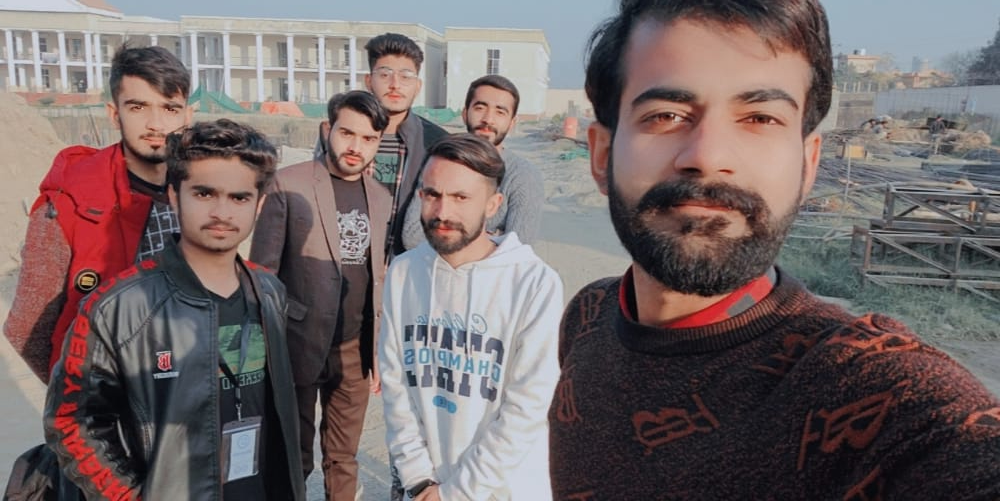
#> input picture 3_OpenCV/Resources/detect2.jpg, 1000 x 501 px, found by its file name
$ python 22_Face_Dectaction_Image.py
#> lines starting #> are read from the running program, lines starting #| are printed output that depends on the picture; after the words box and inside, x2 and y2 are one past the last pixel; in counts of white or black regions, pixels touching at a corner belong together

import cv2 as cv
import numpy as np

# Create Cascade
face_cascade= cv.CascadeClassifier('Resources\haarcascade_frontalface_default.xml')

img= cv.imread("Resources\detect2.jpg")
#> img is the input picture: shape (501, 1000, 3); mean B, G, R 103.5, 103.2, 115.9
# img= cv.resize(img, (600,600))
gray_img= cv.cvtColor(img, cv.COLOR_BGR2GRAY)
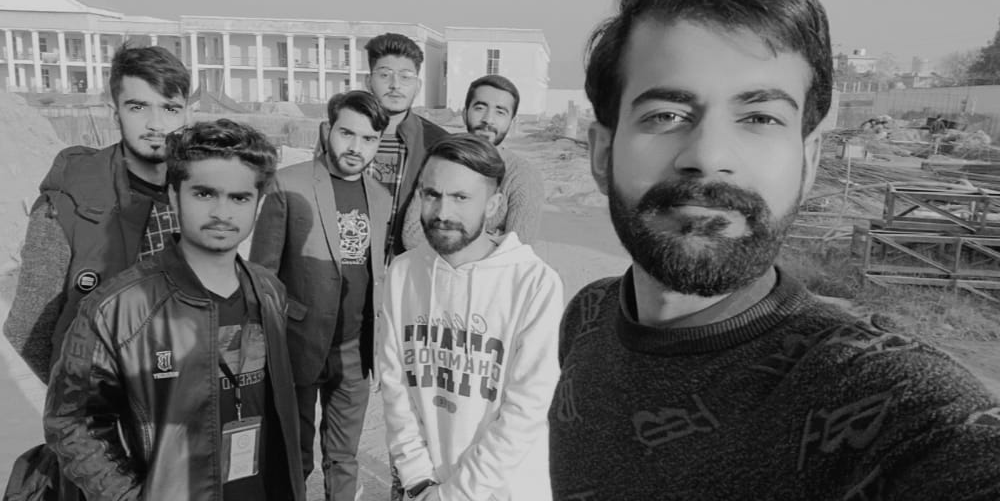
#> gray_img: shape (501, 1000); min 0, max 219, mean 107
# print(img.shape)

faces= face_cascade.detectMultiScale(gray_img, 1.1, 4)
#> faces = [[337, 368, 31, 31], [368, 54, 55, 55], [324, 112, 61, 61], [112, 81, 68, 68], [460, 86, 60, 60], [823, 51, 71, 71], [401, 163, 87, 87], [169, 155, 106, 106], [582, 20, 248, 248]]

# Draw rectangle
for (x, y, w, h) in faces:
    cv.rectangle(img, (x,y),(x+w, y+h),(255,0,0), 2)
#> this loop made 9 passes
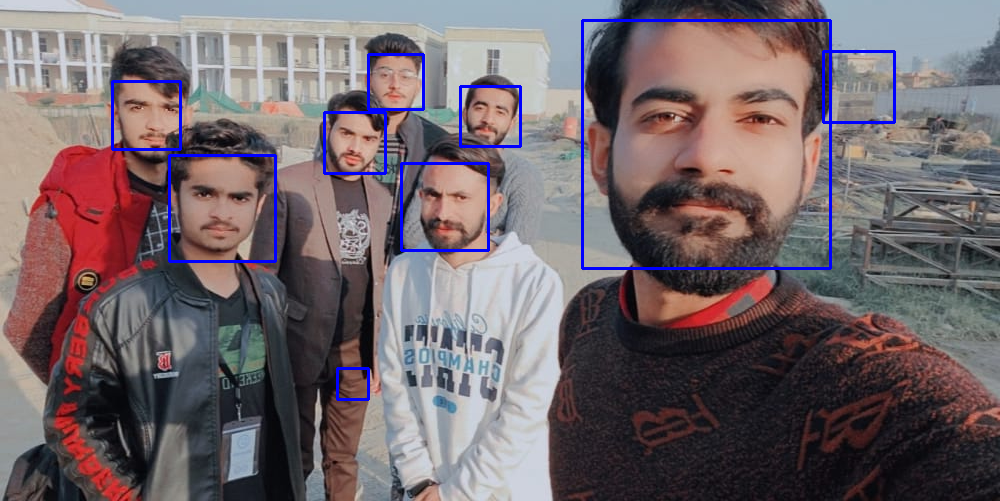
#> img: shape (501, 1000, 3); 1.87% of pixels changed, all inside (x1, y1, x2, y2) = (111, 19, 896, 401)

cv.imshow("Image", img)   # Show image
#cv.imwrite("Resources\detect_img.jpg", img)  # Save


cv.waitKey(0)
cv.destroyAllWindows

$ run again, with 3_OpenCV/Resources/images.jpg copied over 3_OpenCV/Resources/detect2.jpg
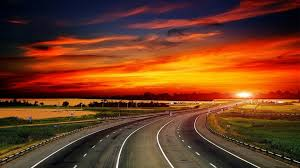
#> input picture 3_OpenCV/Resources/images.jpg, 300 x 168 px, found by its file name
#> img is the input picture: shape (168, 300, 3); mean B, G, R 32.9, 61.6, 115.6
#> `gray_img= cv.cvtColor(img, cv.COLOR_BGR2GRAY)`:
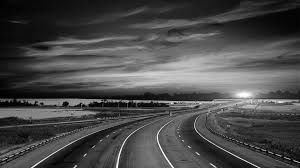
#> gray_img: shape (168, 300); min 0, max 254, mean 74.4
#> faces = ()
